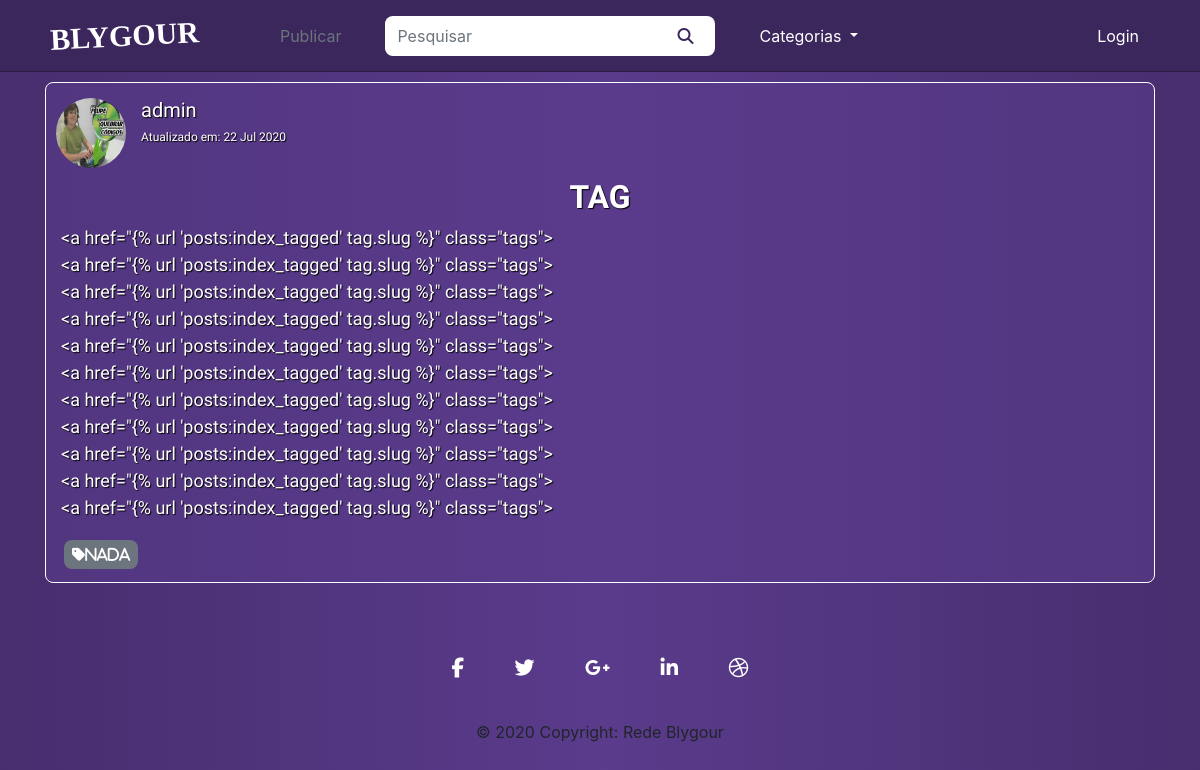
/43, run on an earlier commit of the app's database.
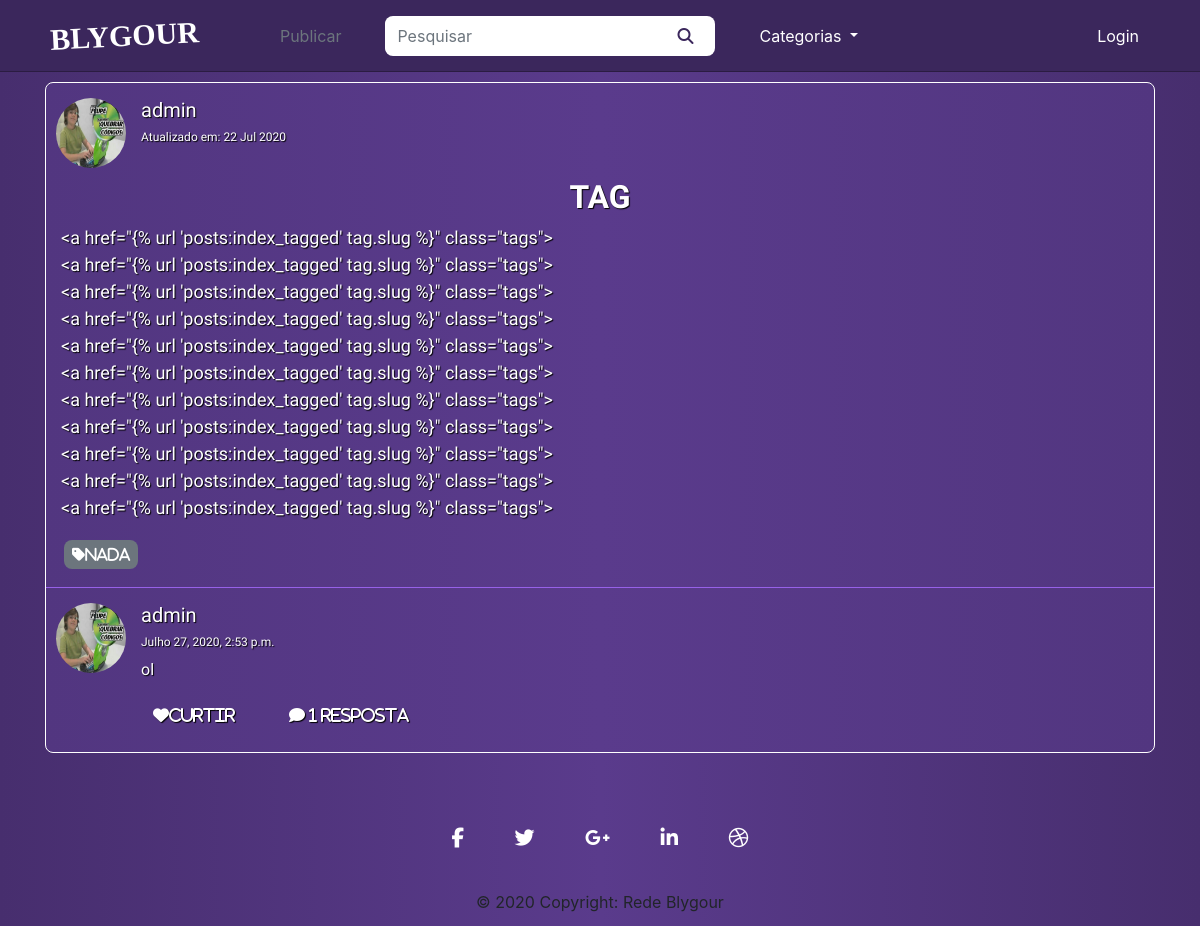
And on a later commit of the database.
### posts/models.py (models this page shows, shortened)
class Comments(models.Model):
    user = models.ForeignKey(get_user_model(), verbose_name='Usuário', on_delete=models.CASCADE)
    post = models.ForeignKey(Post, verbose_name='Post', on_delete=models.CASCADE)
    comment = models.TextField('Texto da Postagem')
    parent = models.ForeignKey(to='self', null=True, blank=True, related_name="Respostas", on_delete=models.CASCADE)
    created_at = models.DateTimeField('Criado em :', auto_now_add = True)
    updated_at = models.DateTimeField('Modificado em :', auto_now = True)
    def children(self):
        return Comments.objects.filter(parent=self)
    def __str__(self):
        return self.comment
    class Meta:
        verbose_name = 'Comentário'
        verbose_name_plural = 'Comentários'
        ordering = ['created_at']

### users/models.py (models this page shows, shortened)
class User(AbstractUser, PermissionsMixin):
    username = models.CharField('Nome do usuário', max_length=30, unique=True)
    email = models.EmailField('Email', unique=True)
    profile_picture = models.ImageField(upload_to = get_file_path, verbose_name='Imagem', null=True, blank=True)
    is_active = models.BooleanField('Está Ativo?', blank=True, default=True)
    is_staff = models.BooleanField('É da equipe?', blank=True, default=False)
    is_superuser = models.BooleanField('É super Usuário?', blank=True, default=False)
    date_joined = models.DateField('Data de Entrada', auto_now_add=True)
    first_name = None
    last_name = None
    objects = UserManager()
    USERNAME_FIELD = 'username'
    REQUIRED_FIELDS = ['email']
    def __str__(self):
        return self.username
    class Meta:
        verbose_name = 'Usuário'
        verbose_name_plural = 'Usuários'

### posts/views.py (the view)
# urls.py: path('<int:id>', views.viewPost, name='posts-view'),
def viewPost(request, id):
    template_name = 'posts/details.html'
    post = get_object_or_404(Post, pk=id)
    comments = Comments.objects.all().order_by('-created_at').filter(post = post).filter(parent = None)
    parent_obj = None
    if request.method == 'POST':
        form = CommentsForm(request.POST or None)
        if form.is_valid():
            comment = form.save(commit = False)
            comment.user = request.user
            comment.post = post
            try:
                parent_id = int(request.POST.get("parent_id"))
            except:
                parent_id = None
            if parent_id:
                parent_qs = Comments.objects.filter(id = parent_id)
                if parent_qs.exists() and parent_qs.count() == 1:
                    parent_obj = parent_qs.first()
                    comment.parent = parent_obj
            comment.save()
            messages.success(request, 'Comentário enviado com Sucesso')
            return redirect('posts:posts-view', id=post.id)
    else:
        form = CommentsForm(request.POST)
        context = {
            'post': post,
            'comments': comments,
            'form': form,
            'parent': parent_obj,
        }
        return render(request, template_name, context)

### posts/forms.py
class CommentsForm(forms.ModelForm):
    widgets = {
            'text': forms.Textarea(attrs={
                'class': 'form-control',
                'placeholder': 'Digite aqui o seu comentário',
            }),
        }
    class Meta:
        model = Comments
        fields = ('comment',)

### posts/templates/posts/details.html (shortened to what this page needs)
{% extends 'posts/index.html' %}
{% load static %}
{% load crispy_forms_tags %}
{% block styles %}
    <link rel="stylesheet" href="{% static 'css/settings.css' %}">
    <link rel="stylesheet" href="{% static 'css/add-post.css' %}">
{% endblock styles %}
{% block content %}
    <div class="container view-posts">
        {% block user_informations %}
            {{ block.super }}
        {% endblock user_informations %}
        <div class="row title">
            <div class="col-12">
                <h2>
                    <strong>{{ post.title|upper }}</strong>
                </h2>
            </div>
        </div>
        <div class="row post">
            <div class="col-12">
                {{ post.text|linebreaks }}
                {% for tag in post.tags.all %}
                    <a href="{% url 'posts:index_tagged' tag %}" class="tags">
                        <button type="button" class="btn btn-secondary btn-sm button-tags">
                            <i class="fa fa-tag tags-text">{{ tag }}</i>
                        </button>
                    </a>
                {% endfor %}
            </div>
        </div>
        {% for comment in comments %}
            <div class="row user comments">
                <div>
                    <a href="{% url 'posts:profile_user' comment.user.username %}" class='user'>
                        {% if comment.user.profile_picture %}
                            <img class='user-picture' src="/media/{{ comment.user.profile_picture }}" alt="Profile Picture {{ post.user }}">
                        {% else %}
                            <img class='user-picture' src="/media/profiles/avatar.png" alt="Default profile picture">
                        {% endif %}
                    </a>
                </div>
                <div class="col">
                    <a href="{% url 'posts:profile_user' comment.user.username %}" class='user'>
                        <h5>
                            {{ comment.user }}
                        </h5>
                    </a>
                    <h6 class="data-update">{{ comment.updated_at }}</h6>
                    <p>{{ comment.comment }}</p>
                    <h5>
                        <a class="btn">
                            <i class="fas fa-heart">Curtir</i>
                        </a>
                    {% with comment_count=comment.children.count %}
                    <a class="btn comment-reply-btn">
                    <i class="fas fa-comment">
                    {{ comment_count }}
                    Resposta{{ comment_count|pluralize}}</i>
                    </a>
                    {% endwith %}
                    </h5>
                </div>
            </div>
        {% endfor %}
    </div>
{% endblock content %}

What changed in the data, as far as the page shows it:
added Comments: user.profile_picture (picture), user "admin", updated_at "Julho 27, 2020, 2:53 p.m.", comment "ol", children.count "1"
